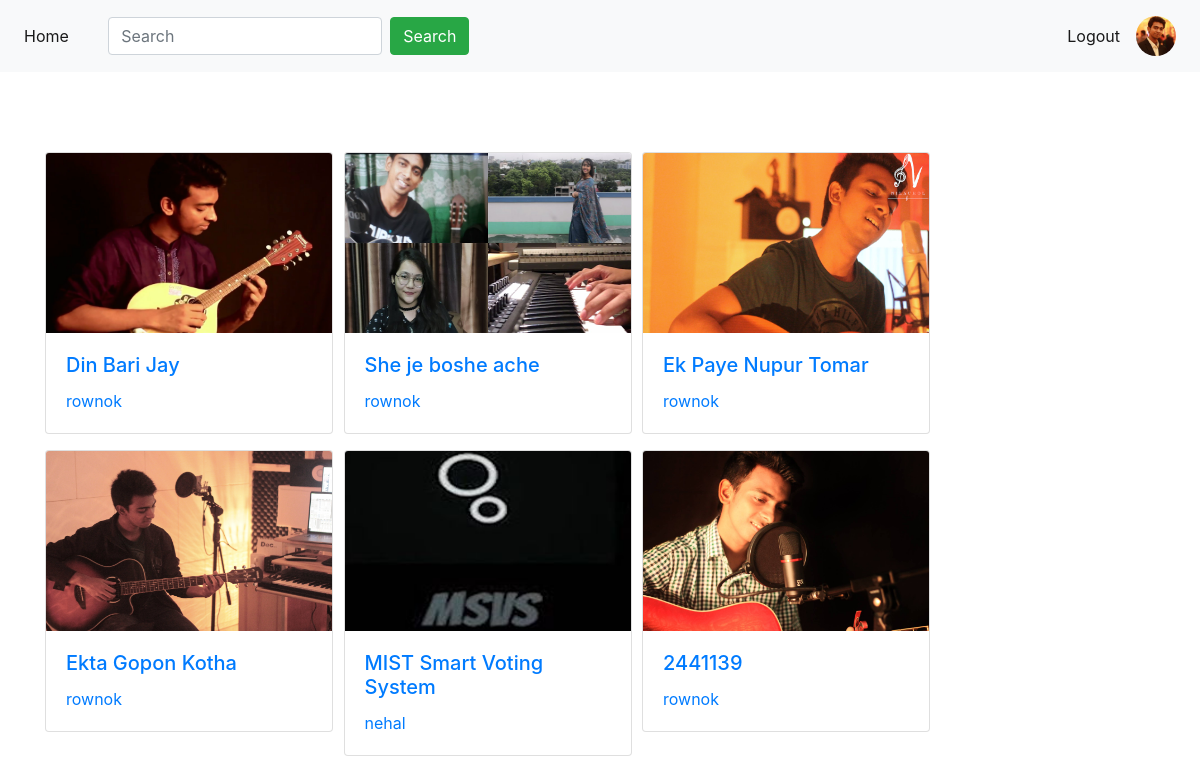
The app's page /post/ (signed in) with its own data.
### App_Login/models.py (models this page shows)
class UserProfile(models.Model):
    user = models.OneToOneField(
        User, on_delete=models.CASCADE, related_name='user_profile')
    profile_pic = models.ImageField(upload_to='profile_pics', blank=True)
    description = models.TextField(blank=True)
    full_name = models.CharField(max_length=264, blank=True)
    dob = models.DateField(blank=True, null=True)
    website = models.URLField(blank=True)
    facebook = models.URLField(blank=True)

### App_Posts/models.py (models this page shows)
class Post(models.Model):
    author = models.ForeignKey(
        User, on_delete=models.CASCADE, related_name='post')
    thumbnil = models.ImageField(upload_to='post_images')
    vid_url = EmbedVideoField()  # same like models.URLField()
    CHOICES = [
        ('Music', 'Music'),
        ('Science', 'Science'),
        ('Sports', 'Sports'),
        ('Game', 'Game'),
        ('Dance', 'Dance'),
        ('Others', 'Others'), ]
    catagory = models.CharField(
        max_length=264, choices=CHOICES, default='Others')
    caption = models.CharField(max_length=264, blank=True)
    upload_date = models.DateTimeField(auto_now_add=True)
    update_date = models.DateTimeField(auto_now=True)
    class Meta:
        ordering = ['-upload_date', ]

### App_Posts/views.py (the view)
# urls.py: path('', views.home, name='home'),
@login_required
def home(request):
    post_list = Post.objects.all()
    if request.method == 'GET':
        search = request.GET.get('search', '')
        result = User.objects.filter(username__icontains=search)
        result2 = Post.objects.filter(caption__icontains=search)
        result3 = Post.objects.filter(catagory__icontains=search)
    return render(request, 'App_Posts/home.html', context={'title': 'Home', 'search': search, 'result': result, 'post_list': post_list, 'result2': result2, 'result3': result3})

### templates/App_Posts/home.html
{% extends 'navbar.html' %} {%block title_block %} {{title}} {%endblock%} {%block body_block %}
{% if search %} {% for user in result %}
<div class="row">
    <div class="col-sm-2">
        {% if user.user_profile.profile_pic %}
        <img src="/media/{{user.user_profile.profile_pic}}" width="75px" height="75px" class="rounded-circle"> {% else %}
        <img src="/media/default.png" width="75px" height="75px" class="rounded-circle"> {% endif %}
    </div>
    <div class="col-sm-10">
        <a href="{% url 'App_Login:user' username=user.username %}">{{user.username}}</a>
        <br> {{user.user_profile.full_name}}
    </div>
</div>
<br> {% endfor %}
<div class="row">
    {% for post in result2 %}
    <div class="col-lg-3 col-md-6 col-sm-12 mb-3">
        <div class="card" style="width: 18rem;">
            <a href="{% url 'App_Posts:post_details' pk=post.pk %}"><img class="card-img-top" height="180" width="260" src="/media/{{post.thumbnil}}" alt="Card image cap"></a>
            <div class="card-body">
                <a href="{% url 'App_Posts:post_details' pk=post.pk %}">
                    <h5 class="card-title">{{post.caption}}</h5>
                </a>
                <a href="{% url 'App_Login:user' username=post.author %}">{{post.author}}</a>
            </div>
        </div>
    </div>
    &nbsp; &nbsp; {% endfor %}
</div>
<div class="row">
    {% for post in result3 %}
    <div class="col-lg-3 col-md-6 col-sm-12 mb-3">
        <div class="card" style="width: 18rem;">
            <a href="{% url 'App_Posts:post_details' pk=post.pk %}"><img class="card-img-top" height="180" width="260" src="/media/{{post.thumbnil}}" alt="Card image cap"></a>
            <div class="card-body">
                <a href="{% url 'App_Posts:post_details' pk=post.pk %}">
                    <h5 class="card-title">{{post.caption}}</h5>
                </a>
                <a href="{% url 'App_Login:user' username=post.author %}">{{post.author}}</a>
            </div>
        </div>
    </div>
    &nbsp; &nbsp; {% endfor %}
</div>
{% else %}
<div class="row">
    {% for post in post_list %}
    <div class="col-lg-3 col-md-6 col-sm-12 mb-3">
        <div class="card" style="width: 18rem;">
            <a href="{% url 'App_Posts:post_details' pk=post.pk %}"><img class="card-img-top" height="180" width="260" src="/media/{{post.thumbnil}}" alt="Card image cap"></a>
            <div class="card-body">
                <a href="{% url 'App_Posts:post_details' pk=post.pk %}">
                    <h5 class="card-title">{{post.caption}}</h5>
                </a>
                <a href="{% url 'App_Login:user' username=post.author %}">{{post.author}}</a>
            </div>
        </div>
    </div>
    &nbsp; &nbsp; {% endfor %}
</div>
{% endif %} {% endblock %}

### templates/navbar.html (shortened to what this page needs)
<!DOCTYPE html>
<html lang="en" dir="ltr">
<head>
    <link rel="stylesheet" href="https://maxcdn.bootstrapcdn.com/bootstrap/4.4.1/css/bootstrap.min.css">
    <link rel="stylesheet" href="https://cdnjs.cloudflare.com/ajax/libs/font-awesome/4.7.0/css/font-awesome.min.css">
</head>
<body>
    <nav class="navbar navbar-expand-sm bg-light navbar-light">
        <ul class="navbar-nav">
            <li class="nav-item active" style="margin: auto;">
                <a class="nav-link" href="{% url 'home' %}">Home</a>
            </li>
            <form class="form-inline" method="GET">
                <input class="form-control mr-sm-2" type="text" name="search" placeholder="Search">
                <button class="btn btn-success" type="submit">Search</button>
            </form>
        </ul>
        <ul class="navbar-nav ml-auto">
            <li class="nav-item active" style="margin: auto;">
                <a class="nav-link" href="{% url 'App_Login:logout' %}">Logout</a>
            </li>
            <li class="nav-item ml-auto">
                {% if user.user_profile.profile_pic %}
                <a class="nav-link" href="{% url 'App_Login:profile' %}">
                    <img src="/media/{{user.user_profile.profile_pic}}" width="40px" height="40px" class="rounded-circle">
                </a>
                {% else %}
                <a class="nav-link" href="{% url 'App_Login:profile' %}"><img src="/media/default.png" width="40px" height="40px" class="rounded-circle"></a>
                {% endif %}
            </li>
        </ul>
    </nav>
    <div class="container" style='padding-top:80px'>
        {% block body_block %} {% endblock %}
    </div>
</body>

### records on screen
Post: thumbnil (picture), caption "Din Bari Jay", author "rownok"
Post: thumbnil (picture), caption "She je boshe ache", author "rownok"
Post: thumbnil (picture), caption "Ek Paye Nupur Tomar", author "rownok"
Post: thumbnil (picture), caption "Ekta Gopon Kotha", author "rownok"
Post: thumbnil (picture), caption "MIST Smart Voting System", author "nehal"
Post: thumbnil (picture), caption "2441139", author "rownok"
